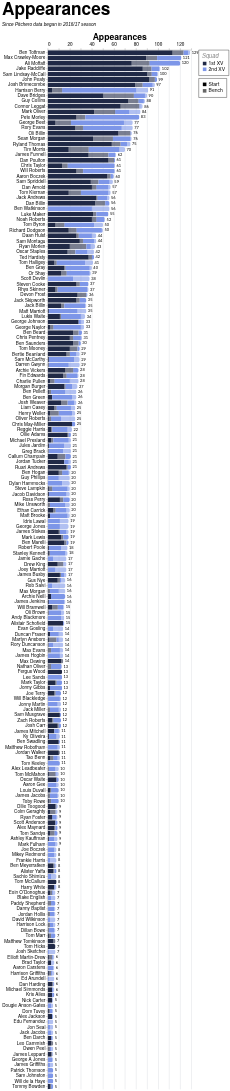

This figure's Vega-Lite source:
### Vega-Lite specification from a JSON file in a GitHub repository (floating-point values rounded to 4 significant figures; data arrays with more than 128 entries replaced by an {"elided": "..."} marker saying what was removed)
{"config": {"axis": {"labelFont": "PT Sans Narrow, Helvetica Neue, Helvetica, Arial, sans-serif", "titleFont": "PT Sans Narrow, Helvetica Neue, Helvetica, Arial, sans-serif", "labelFontSize": 13, "titleFontSize": 24, "gridColor": "#202947", "gridOpacity": 0.2, "zindex": 1}, "text": {"font": "Lato, sans-serif"}, "bar": {"cornerRadiusEnd": 5}, "header": {"labelFont": "PT Sans Narrow, Helvetica Neue, Helvetica, Arial, sans-serif", "titleFont": "PT Sans Narrow, Helvetica Neue, Helvetica, Arial, sans-serif", "labelFontSize": 24, "titleFontSize": 28, "labelFontWeight": "bold", "orient": "left"}, "legend": {"labelFont": "PT Sans Narrow, Helvetica Neue, Helvetica, Arial, sans-serif", "titleFont": "PT Sans Narrow, Helvetica Neue, Helvetica, Arial, sans-serif", "labelFontSize": 14, "titleFontSize": 16, "titlePadding": 5, "fillColor": "white", "strokeColor": "black", "padding": 10, "titleFontWeight": "lighter", "titleFontStyle": "italic", "titleColor": "gray", "offset": 10}, "title": {"font": "PT Sans Narrow, Helvetica Neue, Helvetica, Arial, sans-serif", "fontSize": 48, "fontWeight": "bold", "anchor": "start", "align": "center", "titlePadding": 20, "subtitlePadding": 10, "subtitleFontSize": 13, "subtitleColor": "", "subtitleFontStyle": "italic", "offset": 15, "color": "black"}, "axisX": {"labelAngle": 0}, "facet": {"title": null, "header": null, "align": {"row": "each", "column": "each"}}, "resolve": {"scale": {"y": "independent", "facet": "independent"}}, "background": "transparent", "scale": {"offsetBandPaddingOuter": 0.2, "offsetBandPaddingInner": 0.1}, "view": {"stroke": null, "background": "transparent"}}, "layer": [{"mark": {"type": "bar"}, "encoding": {"color": {"field": "squad", "legend": {"direction": "vertical", "labelExpr": "datum.value + ' XV'", "offset": 20, "orient": "right", "title": "Squad"}, "scale": {"domain": ["1st", "2nd"], "range": ["#202946", "#7d96e8"]}, "sort": ["1st", "2nd"], "type": "nominal"}, "opacity": {"field": "start", "legend": {"direction": "vertical", "offset": 20, "orient": "right", "title": null}, "scale": {"domain": ["Start", "Bench"], "range": [1.0, 0.6]}, "sort": ["Start", "Bench"], "type": "nominal"}, "order": {"field": "stack_order", "sort": "ascending", "type": "quantitative"}, "tooltip": [{"field": "player", "title": "Player", "type": "nominal"}, {"field": "squad", "title": "Squad", "type": "nominal"}, {"field": "start", "title": "Selection", "type": "nominal"}, {"aggregate": "sum", "field": "games", "title": "Games", "type": "quantitative"}, {"aggregate": "max", "field": "player_total", "title": "Total", "type": "quantitative"}], "x": {"aggregate": "sum", "axis": {"orient": "top", "title": "Appearances"}, "field": "games", "type": "quantitative"}, "y": {"field": "player", "sort": {"field": "player_total", "op": "max", "order": "descending"}, "title": null, "type": "nominal"}}}, {"mark": {"type": "text", "align": "left", "baseline": "middle", "color": "black", "dx": 4, "fontSize": 11}, "encoding": {"text": {"field": "total_games", "format": ".0f", "type": "quantitative"}, "x": {"axis": {"orient": "top", "title": "Appearances"}, "field": "total_games", "type": "quantitative"}, "y": {"field": "player", "sort": {"field": "player_total", "op": "max", "order": "descending"}, "title": null, "type": "nominal"}}, "transform": [{"aggregate": [{"op": "sum", "field": "games", "as": "total_games"}, {"op": "max", "field": "player_total", "as": "player_total"}], "groupby": ["player"]}]}], "data": {"name": "data-1ab3ca933284d7e7b7b91b87c37ef8ac"}, "height": {"step": 15}, "params": [{"name": "seasonParam", "value": []}, {"name": "gameTypesParam", "value": []}, {"name": "squadParam", "value": "All"}, {"name": "positionsParam", "value": []}, {"name": "minAppsParam", "value": 5}], "title": {"text": "Appearances", "subtitle": "Since Pitchero data began in 2016/17 season"}, "transform": [{"filter": "length(seasonParam) === 0 || indexof(seasonParam, datum.season) >= 0"}, {"filter": "length(gameTypesParam) === 0 || indexof(gameTypesParam, datum.game_type) >= 0"}, {"filter": "squadParam === \"All\" || datum.squad === squadParam"}, {"filter": "length(positionsParam) === 0 || indexof(positionsParam, datum.position) >= 0"}, {"joinaggregate": [{"op": "sum", "field": "games", "as": "player_total"}], "groupby": ["player"]}, {"filter": "datum.player_total >= minAppsParam"}], "width": 400, "$schema": "https://vega.github.io/schema/vega-lite/v5.20.1.json", "datasets": {"data-1ab3ca933284d7e7b7b91b87c37ef8ac": {"elided": "2371 records"}}}
